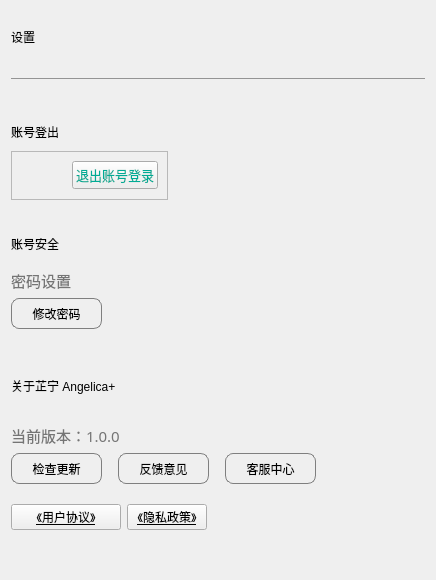
                <widget class="QWidget" name="scrollAreaWidgetContents">
                 <property name="geometry">
                  <rect>
                   <x>0</x>
                   <y>0</y>
                   <width>436</width>
                   <height>580</height>
                  </rect>
                 </property>
                 <layout class="QVBoxLayout" name="verticalLayout_11">
                  <item>
                   <widget class="QLabel" name="label">
                    <property name="minimumSize">
                     <size>
                      <width>161</width>
                      <height>51</height>
                     </size>
                    </property>
                    <property name="styleSheet">
                     <string notr="true">font: 75 24pt &quot;微软雅黑&quot;;</string>
                    </property>
                    <property name="text">
                     <string>设置</string>
                    </property>
                   </widget>
                  </item>
                  <item>
                   <spacer name="verticalSpacer_14">
                    <property name="orientation">
                     <enum>Qt::Vertical</enum>
                    </property>
                    <property name="sizeType">
                     <enum>QSizePolicy::Fixed</enum>
                    </property>
                    <property name="sizeHint" stdset="0">
                     <size>
                      <width>20</width>
                      <height>10</height>
                     </size>
                    </property>
                   </spacer>
                  </item>
                  <item>
                   <widget class="QLabel" name="label_8">
                    <property name="sizePolicy">
                     <sizepolicy hsizetype="Preferred" vsizetype="Fixed">
                      <horstretch>0</horstretch>
                      <verstretch>0</verstretch>
                     </sizepolicy>
                    </property>
                    <property name="minimumSize">
                     <size>
                      <width>0</width>
                      <height>18</height>
                     </size>
                    </property>
                    <property name="styleSheet">
                     <string notr="true">border-top:1px solid #949494;</string>
                    </property>
                    <property name="text">
                     <string/>
                    </property>
                   </widget>
                  </item>
                  <item>
                   <layout class="QHBoxLayout" name="horizontalLayout_21" stretch="30,20">
                    <item>
                     <layout class="QVBoxLayout" name="verticalLayout_8" stretch="2,6">
                      <property name="spacing">
                       <number>10</number>
                      </property>
                      <item>
                       <widget class="QLabel" name="setUser_label">
                        <property name="sizePolicy">
                         <sizepolicy hsizetype="Fixed" vsizetype="Fixed">
                          <horstretch>0</horstretch>
                          <verstretch>0</verstretch>
                         </sizepolicy>
                        </property>
                        <property name="minimumSize">
                         <size>
                          <width>0</width>
                          <height>39</height>
                         </size>
                        </property>
                        <property name="styleSheet">
                         <string notr="true">font: 75 16pt &quot;微软雅黑&quot;;</string>
                        </property>
                        <property name="text">
                         <string>账号登出</string>
                        </property>
                        <property name="alignment">
                         <set>Qt::AlignBottom|Qt::AlignHCenter</set>
                        </property>
                       </widget>
                      </item>
                      <item>
                       <widget class="QFrame" name="frame_6">
                        <property name="sizePolicy">
                         <sizepolicy hsizetype="Fixed" vsizetype="Fixed">
                          <horstretch>0</horstretch>
                          <verstretch>0</verstretch>
                         </sizepolicy>
                        </property>
                        <property name="minimumSize">
                         <size>
                          <width>157</width>
                          <height>49</height>
                         </size>
                        </property>
                        <property name="cursor">
                         <cursorShape>PointingHandCursor</cursorShape>
                        </property>
                        <property name="frameShape">
                         <enum>QFrame::StyledPanel</enum>
                        </property>
                        <property name="frameShadow">
                         <enum>QFrame::Raised</enum>
                        </property>
                        <layout class="QHBoxLayout" name="horizontalLayout_20">
                         <property name="leftMargin">
                          <number>0</number>
                         </property>
                         <item>
                          <layout class="QHBoxLayout" name="horizontalLayout_19">
                           <property name="spacing">
                            <number>0</number>
                           </property>
                           <item>
                            <widget class="QLabel" name="settingExit_label">
                             <property name="sizePolicy">
                              <sizepolicy hsizetype="Preferred" vsizetype="Preferred">
                               <horstretch>0</horstretch>
                               <verstretch>0</verstretch>
                              </sizepolicy>
                             </property>
                             <property name="minimumSize">
                              <size>
                               <width>29</width>
                               <height>29</height>
                              </size>
                             </property>
                             <property name="cursor">
                              <cursorShape>PointingHandCursor</cursorShape>
                             </property>
                             <property name="styleSheet">
                              <string notr="true">image:url(:/new/setting/resources/setting/exit.png);</string>
                             </property>
                             <property name="text">
                              <string/>
                             </property>
                             <property name="alignment">
                              <set>Qt::AlignLeading|Qt::AlignLeft|Qt::AlignVCenter</set>
                             </property>
                            </widget>
                           </item>
                           <item>
                            <widget class="QPushButton" name="exitLogin_btn">
                             <property name="font">
                              <font>
                               <family>Agency FB</family>
                               <pointsize>10</pointsize>
                               <weight>50</weight>
                               <italic>false</italic>
                               <bold>false</bold>
                              </font>
                             </property>
                             <property name="cursor">
                              <cursorShape>PointingHandCursor</cursorShape>
                             </property>
                             <property name="styleSheet">
                              <string notr="true">QPushButton {
	color:rgb(0,171,149);
	font: 10pt &quot;Agency FB&quot;;
}</string>
                             </property>
                             <property name="text">
                              <string>退出账号登录</string>
                             </property>
                            </widget>
                           </item>
                          </layout>
                         </item>
                        </layout>
                       </widget>
                      </item>
                     </layout>
                    </item>
                    <item>
                     <spacer name="horizontalSpacer_17">
                      <property name="orientation">
                       <enum>Qt::Horizontal</enum>
                      </property>
                      <property name="sizeHint" stdset="0">
                       <size>
                        <width>40</width>
                        <height>20</height>
                       </size>
                      </property>
                     </spacer>
                    </item>
                   </layout>
                  </item>
                  <item>
                   <widget class="QLabel" name="label_9">
                    <property name="sizePolicy">
                     <sizepolicy hsizetype="Preferred" vsizetype="Fixed">
                      <horstretch>0</horstretch>
                      <verstretch>0</verstretch>
                     </sizepolicy>
                    </property>
                    <property name="minimumSize">
                     <size>
                      <width>0</width>
                      <height>10</height>
                     </size>
                    </property>
                    <property name="styleSheet">
                     <string notr="true">border-bottom:1px solid #949494;</string>
                    </property>
                    <property name="text">
                     <string/>
                    </property>
                   </widget>
                  </item>
                  <item>
                   <spacer name="verticalSpacer_16">
                    <property name="orientation">
                     <enum>Qt::Vertical</enum>
                    </property>
                    <property name="sizeType">
                     <enum>QSizePolicy::Fixed</enum>
                    </property>
                    <property name="sizeHint" stdset="0">
                     <size>
                      <width>20</width>
                      <height>10</height>
                     </size>
                    </property>
                   </spacer>
                  </item>
                  <item>
                   <layout class="QVBoxLayout" name="verticalLayout_12">
                    <item>
                     <widget class="QLabel" name="label_14">
                      <property name="styleSheet">
                       <string notr="true">font: 75 16pt &quot;微软雅黑&quot;;</string>
                      </property>
                      <property name="text">
                       <string>账号安全</string>
                      </property>
                     </widget>
                    </item>
                    <item>
                     <spacer name="verticalSpacer_15">
                      <property name="orientation">
                       <enum>Qt::Vertical</enum>
                      </property>
                      <property name="sizeType">
                       <enum>QSizePolicy::Fixed</enum>
                      </property>
                      <property name="sizeHint" stdset="0">
                       <size>
                        <width>20</width>
                        <height>10</height>
                       </size>
                      </property>
                     </spacer>
                    </item>
                    <item>
                     <widget class="QLabel" name="label_15">
                      <property name="sizePolicy">
                       <sizepolicy hsizetype="Preferred" vsizetype="Fixed">
                        <horstretch>0</horstretch>
                        <verstretch>0</verstretch>
                       </sizepolicy>
                      </property>
                      <property name="font">
                       <font>
                        <family>微软雅黑</family>
                        <pointsize>11</pointsize>
                        <weight>50</weight>
                        <italic>false</italic>
                        <bold>false</bold>
                       </font>
                      </property>
                      <property name="styleSheet">
                       <string notr="true">font: 11pt &quot;微软雅黑&quot;;
color: rgb(117, 117, 117);</string>
                      </property>
                      <property name="text">
                       <string>密码设置</string>
                      </property>
                     </widget>
                    </item>
                    <item>
                     <widget class="QPushButton" name="setModifyPW_btn">
                      <property name="sizePolicy">
                       <sizepolicy hsizetype="Fixed" vsizetype="Fixed">
                        <horstretch>0</horstretch>
                        <verstretch>0</verstretch>
                       </sizepolicy>
                      </property>
                      <property name="minimumSize">
                       <size>
                        <width>91</width>
                        <height>31</height>
                       </size>
                      </property>
                      <property name="cursor">
                       <cursorShape>PointingHandCursor</cursorShape>
                      </property>
                      <property name="styleSheet">
                       <string notr="true">QPushButton{
	border:1px solid #7f7f7f;
	border-radius:8px;
	font: 11pt &quot;微软雅黑&quot;;
}

QPushButton:hover{
	border:0;
	background-color:rgb(0,171,149);
	color:#fff;
	border-radius:8px;
	font: 11pt &quot;微软雅黑&quot;;
}</string>
                      </property>
                      <property name="text">
                       <string>修改密码</string>
                      </property>
                     </widget>
                    </item>
                   </layout>
                  </item>
                  <item>
                   <widget class="QLabel" name="label_16">
                    <property name="sizePolicy">
                     <sizepolicy hsizetype="Preferred" vsizetype="Fixed">
                      <horstretch>0</horstretch>
                      <verstretch>0</verstretch>
                     </sizepolicy>
                    </property>
                    <property name="minimumSize">
                     <size>
                      <width>0</width>
                      <height>10</height>
                     </size>
                    </property>
                    <property name="styleSheet">
                     <string notr="true">border-bottom:1px solid #949494;</string>
                    </property>
                    <property name="text">
                     <string/>
                    </property>
                   </widget>
                  </item>
                  <item>
                   <spacer name="verticalSpacer_18">
                    <property name="orientation">
                     <enum>Qt::Vertical</enum>
                    </property>
                    <property name="sizeType">
                     <enum>QSizePolicy::Fixed</enum>
                    </property>
                    <property name="sizeHint" stdset="0">
                     <size>
                      <width>20</width>
                      <height>10</height>
                     </size>
                    </property>
                   </spacer>
                  </item>
                  <item>
                   <layout class="QVBoxLayout" name="verticalLayout_9" stretch="3,1,1,3,1,2">
                    <item>
                     <widget class="QLabel" name="label_7">
                      <property name="styleSheet">
                       <string notr="true">font: 75 16pt &quot;微软雅黑&quot;;</string>
                      </property>
                      <property name="text">
                       <string>关于芷宁 Angelica+</string>
                      </property>
                     </widget>
                    </item>
                    <item>
                     <spacer name="verticalSpacer_10">
                      <property name="orientation">
                       <enum>Qt::Vertical</enum>
                      </property>
                      <property name="sizeType">
                       <enum>QSizePolicy::Fixed</enum>
                      </property>
                      <property name="sizeHint" stdset="0">
                       <size>
                        <width>20</width>
                        <height>10</height>
                       </size>
                      </property>
                     </spacer>
                    </item>
                    <item>
                     <widget class="QLabel" name="label_10">
                      <property name="font">
                       <font>
                        <family>微软雅黑</family>
                        <pointsize>11</pointsize>
                        <weight>50</weight>
                        <italic>false</italic>
                        <bold>false</bold>
                       </font>
                      </property>
                      <property name="styleSheet">
                       <string notr="true">font: 11pt &quot;微软雅黑&quot;;
color: rgb(117, 117, 117);</string>
                      </property>
                      <property name="text">
                       <string>当前版本：1.0.0</string>
                      </property>
                     </widget>
                    </item>
                    <item>
                     <layout class="QHBoxLayout" name="horizontalLayout_23" stretch="16,1,16,1,16,60">
                      <item>
                       <widget class="QPushButton" name="update_btn">
                        <property name="sizePolicy">
                         <sizepolicy hsizetype="Fixed" vsizetype="Fixed">
                          <horstretch>0</horstretch>
                          <verstretch>0</verstretch>
                         </sizepolicy>
                        </property>
                        <property name="minimumSize">
                         <size>
                          <width>91</width>
                          <height>31</height>
                         </size>
                        </property>
                        <property name="cursor">
                         <cursorShape>PointingHandCursor</cursorShape>
                        </property>
                        <property name="styleSheet">
                         <string notr="true">QPushButton{
	border:1px solid #7f7f7f;
	border-radius:8px;
	font: 11pt &quot;微软雅黑&quot;;
}

QPushButton:hover{
	border:0;
	background-color:rgb(0,171,149);
	color:#fff;
	border-radius:8px;
	font: 11pt &quot;微软雅黑&quot;;
}</string>
                        </property>
                        <property name="text">
                         <string>检查更新</string>
                        </property>
                       </widget>
                      </item>
                      <item>
                       <spacer name="horizontalSpacer_22">
                        <property name="orientation">
                         <enum>Qt::Horizontal</enum>
                        </property>
                        <property name="sizeType">
                         <enum>QSizePolicy::Fixed</enum>
                        </property>
                        <property name="sizeHint" stdset="0">
                         <size>
                          <width>10</width>
                          <height>20</height>
                         </size>
                        </property>
                       </spacer>
                      </item>
                      <item>
                       <widget class="QPushButton" name="advice_btn">
                        <property name="sizePolicy">
                         <sizepolicy hsizetype="Fixed" vsizetype="Fixed">
                          <horstretch>0</horstretch>
                          <verstretch>0</verstretch>
                         </sizepolicy>
                        </property>
                        <property name="minimumSize">
                         <size>
                          <width>91</width>
                          <height>31</height>
                         </size>
                        </property>
                        <property name="cursor">
                         <cursorShape>PointingHandCursor</cursorShape>
                        </property>
                        <property name="styleSheet">
                         <string notr="true">QPushButton{
	border:1px solid #7f7f7f;
	border-radius:8px;
	font: 11pt &quot;微软雅黑&quot;;
}

QPushButton:hover{
	border:0;
	background-color:rgb(0,171,149);
	color:#fff;
	border-radius:8px;
	font: 11pt &quot;微软雅黑&quot;;
}</string>
                        </property>
                        <property name="text">
                         <string>反馈意见</string>
                        </property>
                       </widget>
                      </item>
                      <item>
                       <spacer name="horizontalSpacer_23">
                        <property name="orientation">
                         <enum>Qt::Horizontal</enum>
                        </property>
                        <property name="sizeType">
                         <enum>QSizePolicy::Fixed</enum>
                        </property>
                        <property name="sizeHint" stdset="0">
                         <size>
                          <width>10</width>
                          <height>20</height>
                         </size>
                        </property>
                       </spacer>
                      </item>
                      <item>
                       <widget class="QPushButton" name="service_btn">
                        <property name="sizePolicy">
                         <sizepolicy hsizetype="Fixed" vsizetype="Fixed">
                          <horstretch>0</horstretch>
                          <verstretch>0</verstretch>
                         </sizepolicy>
                        </property>
                        <property name="minimumSize">
                         <size>
                          <width>91</width>
                          <height>31</height>
                         </size>
                        </property>
                        <property name="cursor">
                         <cursorShape>PointingHandCursor</cursorShape>
                        </property>
                        <property name="styleSheet">
                         <string notr="true">QPushButton{
	border:1px solid #7f7f7f;
	border-radius:8px;
	font: 11pt &quot;微软雅黑&quot;;
}

QPushButton:hover{
	border:0;
	background-color:rgb(0,171,149);
	color:#fff;
	border-radius:8px;
	font: 11pt &quot;微软雅黑&quot;;
}</string>
                        </property>
                        <property name="text">
                         <string>客服中心</string>
                        </property>
                       </widget>
                      </item>
                      <item>
                       <spacer name="horizontalSpacer_21">
                        <property name="sizePolicy">
                         <sizepolicy hsizetype="Preferred" vsizetype="Minimum">
                          <horstretch>0</horstretch>
                          <verstretch>0</verstretch>
                         </sizepolicy>
                        </property>
                        <property name="minimumSize">
                         <size>
                          <width>91</width>
                          <height>31</height>
                         </size>
                        </property>
                        <property name="orientation">
                         <enum>Qt::Horizontal</enum>
                        </property>
                        <property name="sizeType">
                         <enum>QSizePolicy::Preferred</enum>
                        </property>
                        <property name="sizeHint" stdset="0">
                         <size>
                          <width>88</width>
                          <height>28</height>
                         </size>
                        </property>
                       </spacer>
                      </item>
                     </layout>
                    </item>
                    <item>
                     <spacer name="verticalSpacer_11">
                      <property name="orientation">
                       <enum>Qt::Vertical</enum>
                      </property>
                      <property name="sizeHint" stdset="0">
                       <size>
                        <width>20</width>
                        <height>40</height>
                       </size>
                      </property>
                     </spacer>
                    </item>
                    <item>
                     <layout class="QHBoxLayout" name="horizontalLayout_22" stretch="2,2,20">
                      <item>
                       <widget class="QPushButton" name="agreement_btn">
                        <property name="sizePolicy">
                         <sizepolicy hsizetype="Fixed" vsizetype="Fixed">
                          <horstretch>0</horstretch>
                          <verstretch>0</verstretch>
                         </sizepolicy>
                        </property>
                        <property name="minimumSize">
                         <size>
                          <width>110</width>
                          <height>23</height>
                         </size>
                        </property>
                        <property name="cursor">
                         <cursorShape>PointingHandCursor</cursorShape>
                        </property>
                        <property name="styleSheet">
                         <string notr="true">QPushButton{
	font: 10pt &quot;微软雅黑&quot;;
	text-decoration: underline;
}

QPushButton:hover {
	color:rgb(0,171,149);
}</string>
                        </property>
                        <property name="text">
                         <string>《用户协议》</string>
                        </property>
                       </widget>
                      </item>
                      <item>
                       <widget class="QPushButton" name="policy_btn">
                        <property name="sizePolicy">
                         <sizepolicy hsizetype="Fixed" vsizetype="Fixed">
                          <horstretch>0</horstretch>
                          <verstretch>0</verstretch>
                         </sizepolicy>
                        </property>
                        <property name="minimumSize">
                         <size>
                          <width>0</width>
                          <height>0</height>
                         </size>
                        </property>
                        <property name="cursor">
                         <cursorShape>PointingHandCursor</cursorShape>
                        </property>
                        <property name="styleSheet">
                         <string notr="true">QPushButton{
	font: 10pt &quot;微软雅黑&quot;;
	text-decoration: underline;
}

QPushButton:hover {
	color:rgb(0,171,149);
}</string>
                        </property>
                        <property name="text">
                         <string>《隐私政策》</string>
                        </property>
                       </widget>
                      </item>
                      <item>
                       <spacer name="horizontalSpacer_20">
                        <property name="orientation">
                         <enum>Qt::Horizontal</enum>
                        </property>
                        <property name="sizeHint" stdset="0">
                         <size>
                          <width>40</width>
                          <height>20</height>
                         </size>
                        </property>
                       </spacer>
                      </item>
                     </layout>
                    </item>
                   </layout>
                  </item>
                  <item>
                   <spacer name="verticalSpacer_9">
                    <property name="orientation">
                     <enum>Qt::Vertical</enum>
                    </property>
                    <property name="sizeHint" stdset="0">
                     <size>
                      <width>20</width>
                      <height>40</height>
                     </size>
                    </property>
                   </spacer>
                  </item>
                 </layout>
                </widget>
